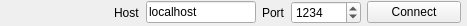
<?xml version="1.0" encoding="UTF-8"?>
<ui version="4.0">
 <class>QkDaemonWidget</class>
 <widget class="QWidget" name="QkDaemonWidget">
  <property name="geometry">
   <rect>
    <x>0</x>
    <y>0</y>
    <width>467</width>
    <height>26</height>
   </rect>
  </property>
  <property name="windowTitle">
   <string>Form</string>
  </property>
  <layout class="QVBoxLayout" name="verticalLayout">
   <property name="leftMargin">
    <number>6</number>
   </property>
   <property name="topMargin">
    <number>0</number>
   </property>
   <property name="rightMargin">
    <number>6</number>
   </property>
   <property name="bottomMargin">
    <number>0</number>
   </property>
   <item>
    <layout class="QHBoxLayout" name="horizontalLayout">
     <item>
      <widget class="QLabel" name="label_3">
       <property name="palette">
        <palette>
         <active>
          <colorrole role="Button">
           <brush brushstyle="SolidPattern">
            <color alpha="255">
             <red>255</red>
             <green>255</green>
             <blue>255</blue>
            </color>
           </brush>
          </colorrole>
          <colorrole role="Base">
           <brush brushstyle="SolidPattern">
            <color alpha="255">
             <red>255</red>
             <green>255</green>
             <blue>255</blue>
            </color>
           </brush>
          </colorrole>
          <colorrole role="Window">
           <brush brushstyle="SolidPattern">
            <color alpha="255">
             <red>255</red>
             <green>255</green>
             <blue>255</blue>
            </color>
           </brush>
          </colorrole>
         </active>
         <inactive>
          <colorrole role="Button">
           <brush brushstyle="SolidPattern">
            <color alpha="255">
             <red>255</red>
             <green>255</green>
             <blue>255</blue>
            </color>
           </brush>
          </colorrole>
          <colorrole role="Base">
           <brush brushstyle="SolidPattern">
            <color alpha="255">
             <red>255</red>
             <green>255</green>
             <blue>255</blue>
            </color>
           </brush>
          </colorrole>
          <colorrole role="Window">
           <brush brushstyle="SolidPattern">
            <color alpha="255">
             <red>255</red>
             <green>255</green>
             <blue>255</blue>
            </color>
           </brush>
          </colorrole>
         </inactive>
         <disabled>
          <colorrole role="Button">
           <brush brushstyle="SolidPattern">
            <color alpha="255">
             <red>255</red>
             <green>255</green>
             <blue>255</blue>
            </color>
           </brush>
          </colorrole>
          <colorrole role="Base">
           <brush brushstyle="SolidPattern">
            <color alpha="255">
             <red>255</red>
             <green>255</green>
             <blue>255</blue>
            </color>
           </brush>
          </colorrole>
          <colorrole role="Window">
           <brush brushstyle="SolidPattern">
            <color alpha="255">
             <red>255</red>
             <green>255</green>
             <blue>255</blue>
            </color>
           </brush>
          </colorrole>
         </disabled>
        </palette>
       </property>
       <property name="autoFillBackground">
        <bool>false</bool>
       </property>
       <property name="text">
        <string/>
       </property>
       <property name="pixmap">
        <pixmap resource="../resources/img/img.qrc">:/img/daemon_text.png</pixmap>
       </property>
       <property name="alignment">
        <set>Qt::AlignCenter</set>
       </property>
       <property name="openExternalLinks">
        <bool>false</bool>
       </property>
      </widget>
     </item>
     <item>
      <spacer name="horizontalSpacer">
       <property name="orientation">
        <enum>Qt::Horizontal</enum>
       </property>
       <property name="sizeHint" stdset="0">
        <size>
         <width>40</width>
         <height>20</height>
        </size>
       </property>
      </spacer>
     </item>
     <item>
      <widget class="QLabel" name="label">
       <property name="text">
        <string>Host</string>
       </property>
      </widget>
     </item>
     <item>
      <widget class="QLineEdit" name="hostAddress_lineEdit">
       <property name="minimumSize">
        <size>
         <width>110</width>
         <height>0</height>
        </size>
       </property>
       <property name="maximumSize">
        <size>
         <width>110</width>
         <height>16777215</height>
        </size>
       </property>
       <property name="text">
        <string>localhost</string>
       </property>
      </widget>
     </item>
     <item>
      <widget class="QLabel" name="label_2">
       <property name="text">
        <string>Port</string>
       </property>
      </widget>
     </item>
     <item>
      <widget class="QSpinBox" name="port_spinBox">
       <property name="minimumSize">
        <size>
         <width>70</width>
         <height>0</height>
        </size>
       </property>
       <property name="maximum">
        <number>9999</number>
       </property>
       <property name="value">
        <number>1234</number>
       </property>
      </widget>
     </item>
     <item>
      <widget class="QPushButton" name="connect_button">
       <property name="sizePolicy">
        <sizepolicy hsizetype="Expanding" vsizetype="Fixed">
         <horstretch>0</horstretch>
         <verstretch>0</verstretch>
        </sizepolicy>
       </property>
       <property name="text">
        <string>Connect</string>
       </property>
       <property name="checkable">
        <bool>false</bool>
       </property>
       <property name="checked">
        <bool>false</bool>
       </property>
       <property name="autoDefault">
        <bool>false</bool>
       </property>
       <property name="default">
        <bool>false</bool>
       </property>
       <property name="flat">
        <bool>false</bool>
       </property>
      </widget>
     </item>
    </layout>
   </item>
  </layout>
 </widget>
 <resources>
  <include location="../resources/img/img.qrc"/>
 </resources>
 <connections/>
</ui>
